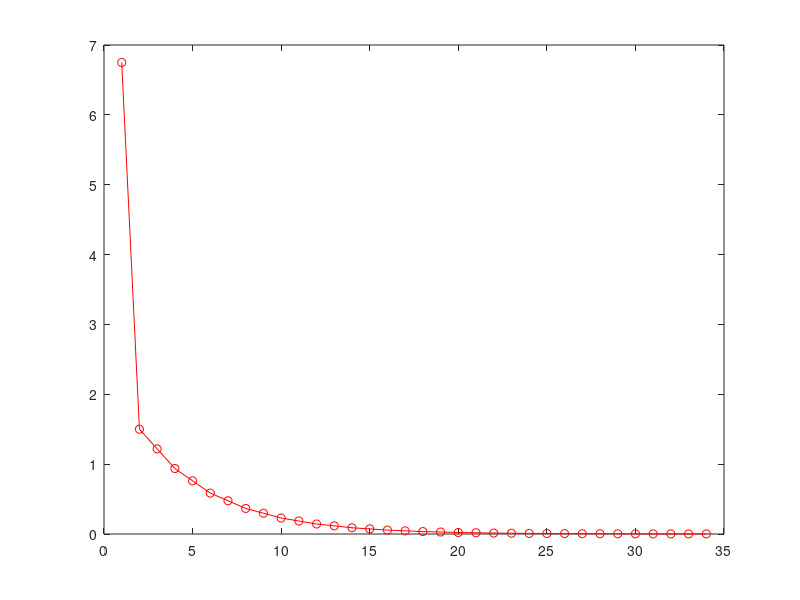

Source code (MATLAB):
% Jacobi Method
format long
clear all
clc
A=[4 3 0;3 4 -1;0 -1 4];b=[24;30;-24];xold=[1;1;1];
%A=[10 3 1;3 10 2;1 2 10]; 
%b=[19;29;35];
%A=input('Enter the coefficient Matrix A: ');
%b=input('Enter the RHS matrix b: ');
%A=[27 6 -1;6 15 2;1 1 54];
%b=[85; 72; 110];
maxerr=1e-3;
n=size(A,1);
x=zeros(1,size(A,1));
x=xold;
err=Inf;
itr=0;
while all (err>maxerr)
    itr=itr+1;
    xold=x;
    %for l=1:n
    for i=1:n
        sum=0;
        for j=1:n
            if j~=i
                sum=sum+A(i,j)*xold(j);
            end
        end
        x(i)=(1/A(i,i))*(b(i)-sum);
        err(i)=max(abs(xold(i)-x(i)));
    end
    %itr=itr+1;
    table(itr,:)=x
    Error_Table(itr,:)=err
    %err=abs(xold'-x')
    %end
end
fprintf('Solution converge %d iteration\n', itr)
Solution=[x'];

%fileName=['Table_Jacobi' '.txt'];
%save(fileName, 'table', '-tabs', '-ascii')

ITR=1:1:itr;
plot(1:1:itr, Error_Table(:,3),'r-o');
